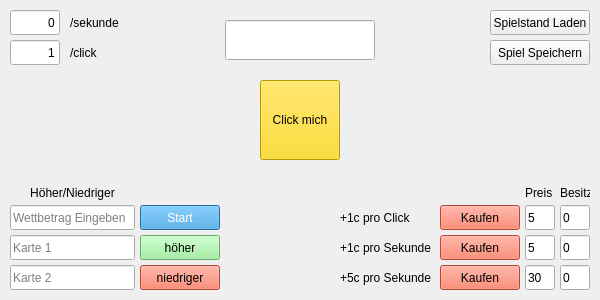
<?xml version="1.0" encoding="UTF-8"?>
<ui version="4.0">
 <class>MainWindow</class>
 <widget class="QMainWindow" name="MainWindow">
  <property name="geometry">
   <rect>
    <x>0</x>
    <y>0</y>
    <width>600</width>
    <height>300</height>
   </rect>
  </property>
  <property name="minimumSize">
   <size>
    <width>600</width>
    <height>300</height>
   </size>
  </property>
  <property name="maximumSize">
   <size>
    <width>600</width>
    <height>300</height>
   </size>
  </property>
  <property name="windowTitle">
   <string>MainWindow</string>
  </property>
  <widget class="QWidget" name="centralwidget">
   <widget class="QPushButton" name="clickMich">
    <property name="geometry">
     <rect>
      <x>260</x>
      <y>80</y>
      <width>80</width>
      <height>80</height>
     </rect>
    </property>
    <property name="styleSheet">
     <string notr="true">QPushButton {
    background-color: #FFD700; /* Hintergrundfarbe */
}</string>
    </property>
    <property name="text">
     <string>Click mich</string>
    </property>
   </widget>
   <widget class="QLineEdit" name="clicks">
    <property name="geometry">
     <rect>
      <x>225</x>
      <y>20</y>
      <width>150</width>
      <height>40</height>
     </rect>
    </property>
    <property name="autoFillBackground">
     <bool>false</bool>
    </property>
    <property name="styleSheet">
     <string notr="true">font: 16pt &quot;Segoe UI&quot;;</string>
    </property>
    <property name="alignment">
     <set>Qt::AlignCenter</set>
    </property>
    <property name="readOnly">
     <bool>true</bool>
    </property>
   </widget>
   <widget class="QPushButton" name="extraClickKauf">
    <property name="geometry">
     <rect>
      <x>440</x>
      <y>205</y>
      <width>80</width>
      <height>25</height>
     </rect>
    </property>
    <property name="styleSheet">
     <string notr="true">QPushButton {
    background-color: #FF6347; /* Hintergrundfarbe */
}</string>
    </property>
    <property name="text">
     <string>Kaufen</string>
    </property>
   </widget>
   <widget class="QLabel" name="label_2">
    <property name="geometry">
     <rect>
      <x>340</x>
      <y>205</y>
      <width>95</width>
      <height>25</height>
     </rect>
    </property>
    <property name="maximumSize">
     <size>
      <width>16777215</width>
      <height>16777215</height>
     </size>
    </property>
    <property name="text">
     <string>+1c pro Click</string>
    </property>
   </widget>
   <widget class="QLineEdit" name="extraClickPreis">
    <property name="geometry">
     <rect>
      <x>525</x>
      <y>205</y>
      <width>30</width>
      <height>25</height>
     </rect>
    </property>
    <property name="text">
     <string>5</string>
    </property>
    <property name="readOnly">
     <bool>true</bool>
    </property>
   </widget>
   <widget class="QLineEdit" name="extraClickBesitz">
    <property name="geometry">
     <rect>
      <x>560</x>
      <y>205</y>
      <width>30</width>
      <height>25</height>
     </rect>
    </property>
    <property name="text">
     <string>0</string>
    </property>
    <property name="readOnly">
     <bool>true</bool>
    </property>
   </widget>
   <widget class="QLineEdit" name="clicksProSek">
    <property name="geometry">
     <rect>
      <x>10</x>
      <y>10</y>
      <width>50</width>
      <height>25</height>
     </rect>
    </property>
    <property name="layoutDirection">
     <enum>Qt::LeftToRight</enum>
    </property>
    <property name="text">
     <string>0</string>
    </property>
    <property name="alignment">
     <set>Qt::AlignRight|Qt::AlignTrailing|Qt::AlignVCenter</set>
    </property>
    <property name="readOnly">
     <bool>true</bool>
    </property>
   </widget>
   <widget class="QLineEdit" name="clicksProClick">
    <property name="geometry">
     <rect>
      <x>10</x>
      <y>40</y>
      <width>50</width>
      <height>25</height>
     </rect>
    </property>
    <property name="layoutDirection">
     <enum>Qt::LeftToRight</enum>
    </property>
    <property name="text">
     <string>1</string>
    </property>
    <property name="alignment">
     <set>Qt::AlignRight|Qt::AlignTrailing|Qt::AlignVCenter</set>
    </property>
    <property name="readOnly">
     <bool>true</bool>
    </property>
   </widget>
   <widget class="QLabel" name="label_3">
    <property name="geometry">
     <rect>
      <x>70</x>
      <y>40</y>
      <width>50</width>
      <height>25</height>
     </rect>
    </property>
    <property name="text">
     <string>/click</string>
    </property>
   </widget>
   <widget class="QLabel" name="label_4">
    <property name="geometry">
     <rect>
      <x>525</x>
      <y>180</y>
      <width>30</width>
      <height>25</height>
     </rect>
    </property>
    <property name="text">
     <string>Preis</string>
    </property>
   </widget>
   <widget class="QLabel" name="label_5">
    <property name="geometry">
     <rect>
      <x>560</x>
      <y>180</y>
      <width>30</width>
      <height>25</height>
     </rect>
    </property>
    <property name="text">
     <string>Besitz</string>
    </property>
   </widget>
   <widget class="QPushButton" name="autoClickKauf">
    <property name="geometry">
     <rect>
      <x>440</x>
      <y>235</y>
      <width>80</width>
      <height>25</height>
     </rect>
    </property>
    <property name="styleSheet">
     <string notr="true">QPushButton {
    background-color: #FF6347; /* Hintergrundfarbe */
}</string>
    </property>
    <property name="text">
     <string>Kaufen</string>
    </property>
   </widget>
   <widget class="QLineEdit" name="autoClickPreis">
    <property name="geometry">
     <rect>
      <x>525</x>
      <y>235</y>
      <width>30</width>
      <height>25</height>
     </rect>
    </property>
    <property name="text">
     <string>5</string>
    </property>
    <property name="readOnly">
     <bool>true</bool>
    </property>
   </widget>
   <widget class="QLabel" name="label_6">
    <property name="geometry">
     <rect>
      <x>340</x>
      <y>235</y>
      <width>95</width>
      <height>25</height>
     </rect>
    </property>
    <property name="text">
     <string>+1c pro Sekunde</string>
    </property>
   </widget>
   <widget class="QLineEdit" name="autoClickBesitz">
    <property name="geometry">
     <rect>
      <x>560</x>
      <y>235</y>
      <width>30</width>
      <height>25</height>
     </rect>
    </property>
    <property name="text">
     <string>0</string>
    </property>
    <property name="readOnly">
     <bool>true</bool>
    </property>
   </widget>
   <widget class="QLabel" name="sasdasdasd">
    <property name="geometry">
     <rect>
      <x>70</x>
      <y>10</y>
      <width>50</width>
      <height>25</height>
     </rect>
    </property>
    <property name="text">
     <string>/sekunde</string>
    </property>
   </widget>
   <widget class="QLineEdit" name="wettBetrag">
    <property name="geometry">
     <rect>
      <x>10</x>
      <y>205</y>
      <width>125</width>
      <height>25</height>
     </rect>
    </property>
    <property name="text">
     <string/>
    </property>
    <property name="placeholderText">
     <string>Wettbetrag Eingeben</string>
    </property>
   </widget>
   <widget class="QLineEdit" name="karte1">
    <property name="geometry">
     <rect>
      <x>10</x>
      <y>235</y>
      <width>125</width>
      <height>25</height>
     </rect>
    </property>
    <property name="text">
     <string/>
    </property>
    <property name="readOnly">
     <bool>true</bool>
    </property>
    <property name="placeholderText">
     <string>Karte 1</string>
    </property>
   </widget>
   <widget class="QLineEdit" name="karte2">
    <property name="geometry">
     <rect>
      <x>10</x>
      <y>265</y>
      <width>125</width>
      <height>25</height>
     </rect>
    </property>
    <property name="readOnly">
     <bool>true</bool>
    </property>
    <property name="placeholderText">
     <string>Karte 2</string>
    </property>
   </widget>
   <widget class="QPushButton" name="wetteStart">
    <property name="geometry">
     <rect>
      <x>140</x>
      <y>205</y>
      <width>80</width>
      <height>25</height>
     </rect>
    </property>
    <property name="styleSheet">
     <string notr="true">QPushButton {
    background-color: #3498db; /* Hintergrundfarbe */
    color: #ffffff; /* Textfarbe */
}</string>
    </property>
    <property name="text">
     <string>Start</string>
    </property>
   </widget>
   <widget class="QPushButton" name="hoeher">
    <property name="geometry">
     <rect>
      <x>140</x>
      <y>235</y>
      <width>80</width>
      <height>25</height>
     </rect>
    </property>
    <property name="styleSheet">
     <string notr="true">QPushButton {
    background-color: #90EE90; /* Hintergrundfarbe */
}
</string>
    </property>
    <property name="text">
     <string>höher</string>
    </property>
   </widget>
   <widget class="QPushButton" name="niedriger">
    <property name="geometry">
     <rect>
      <x>140</x>
      <y>265</y>
      <width>80</width>
      <height>25</height>
     </rect>
    </property>
    <property name="styleSheet">
     <string notr="true">QPushButton {
    background-color: #FF6347; /* Hintergrundfarbe */
}</string>
    </property>
    <property name="text">
     <string>niedriger</string>
    </property>
   </widget>
   <widget class="QLabel" name="ergebniss">
    <property name="geometry">
     <rect>
      <x>10</x>
      <y>180</y>
      <width>125</width>
      <height>25</height>
     </rect>
    </property>
    <property name="text">
     <string>Höher/Niedriger</string>
    </property>
    <property name="alignment">
     <set>Qt::AlignCenter</set>
    </property>
   </widget>
   <widget class="QPushButton" name="spielLaden">
    <property name="geometry">
     <rect>
      <x>490</x>
      <y>10</y>
      <width>100</width>
      <height>25</height>
     </rect>
    </property>
    <property name="text">
     <string>Spielstand Laden</string>
    </property>
   </widget>
   <widget class="QPushButton" name="spielSpeichern">
    <property name="geometry">
     <rect>
      <x>490</x>
      <y>40</y>
      <width>100</width>
      <height>25</height>
     </rect>
    </property>
    <property name="text">
     <string>Spiel Speichern</string>
    </property>
   </widget>
   <widget class="QPushButton" name="autoClickKauf_2">
    <property name="geometry">
     <rect>
      <x>440</x>
      <y>265</y>
      <width>80</width>
      <height>25</height>
     </rect>
    </property>
    <property name="styleSheet">
     <string notr="true">QPushButton {
    background-color: #FF6347; /* Hintergrundfarbe */
}</string>
    </property>
    <property name="text">
     <string>Kaufen</string>
    </property>
   </widget>
   <widget class="QLineEdit" name="autoClickPreis_2">
    <property name="geometry">
     <rect>
      <x>525</x>
      <y>265</y>
      <width>30</width>
      <height>25</height>
     </rect>
    </property>
    <property name="text">
     <string>30</string>
    </property>
    <property name="readOnly">
     <bool>true</bool>
    </property>
   </widget>
   <widget class="QLineEdit" name="autoClickBesitz_2">
    <property name="geometry">
     <rect>
      <x>560</x>
      <y>265</y>
      <width>30</width>
      <height>25</height>
     </rect>
    </property>
    <property name="text">
     <string>0</string>
    </property>
    <property name="readOnly">
     <bool>true</bool>
    </property>
   </widget>
   <widget class="QLabel" name="label_7">
    <property name="geometry">
     <rect>
      <x>340</x>
      <y>265</y>
      <width>95</width>
      <height>25</height>
     </rect>
    </property>
    <property name="text">
     <string>+5c pro Sekunde</string>
    </property>
   </widget>
  </widget>
 </widget>
 <resources/>
 <connections/>
</ui>
